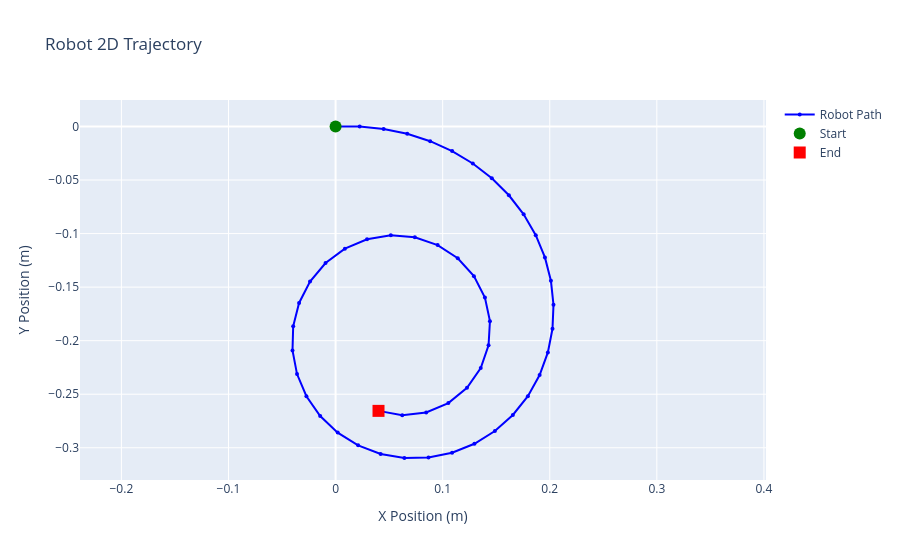
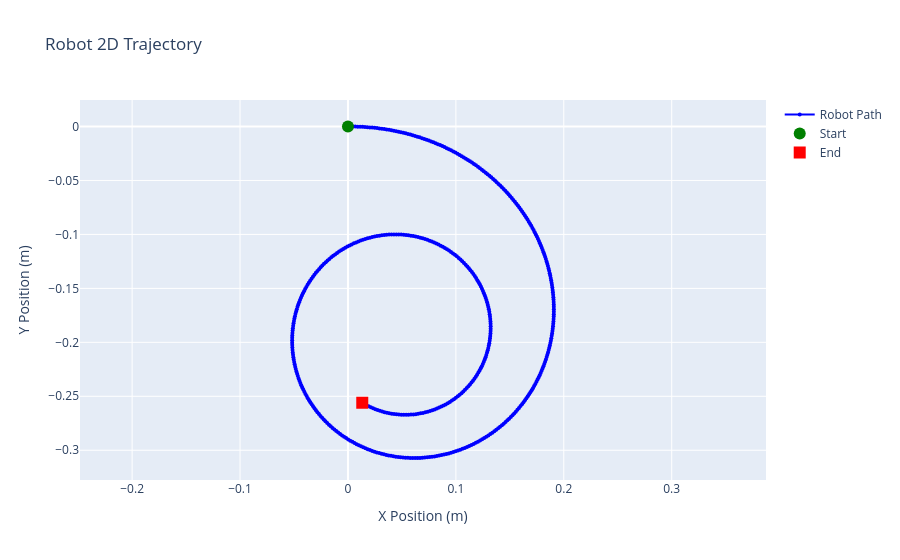
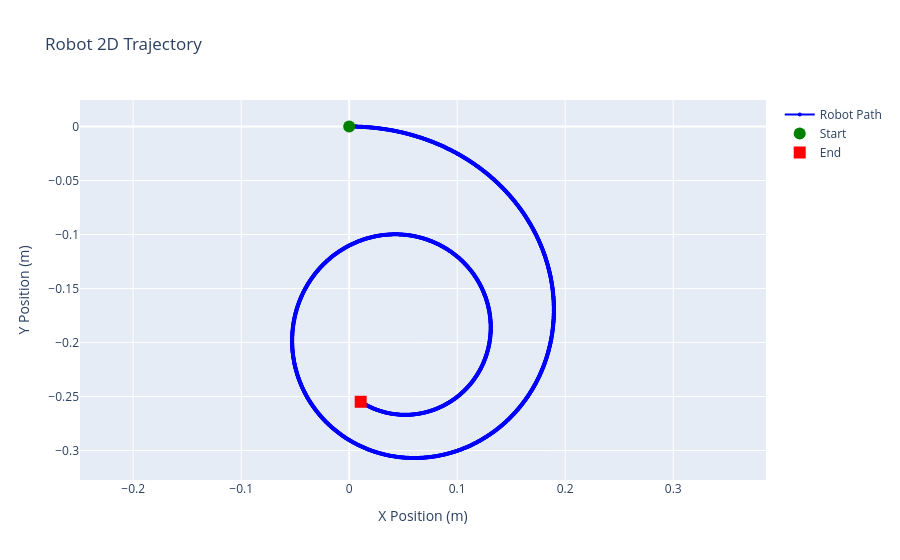

The notebook cell these images were saved under, in order:
### Code cell
for dt in dts:
    exp_04_random_plant = DifferentialDriveRobot(r, L, initial_state)

    state_history = [initial_state]
    for i in range(int(T/dt)):
        omega_l = 10 + (i*dt)
        omega_r = 5 - i * dt
        # print(omega_l)
        # print(omega_r)

        new_state = exp_04_random_plant.simulation_step(omega_l, omega_r, dt)
        state_history.append(new_state)

    plot_trajectory(state_history)

### Figure 1 — Plotly figure (JSON) as saved in the notebook; plotly's stock layout.template omitted (floating-point values rounded to 4 significant figures)
{"data": [{"line": {"color": "blue", "width": 2}, "marker": {"size": 4}, "mode": "lines+markers", "name": "Robot Path", "type": "scatter", "x": [0, 0.0225, 0.04489, 0.06692, 0.08833, 0.1088, 0.1281, 0.1459, 0.1618, 0.1756, 0.1869, 0.1955, 0.2011, 0.2035, 0.2026, 0.1982, 0.1905, 0.1796, 0.1655, 0.1488, 0.1297, 0.1088, 0.08675, 0.06426, 0.04208, 0.02105, 0.001963, -0.01437, -0.02723, -0.036, -0.04021, -0.03959, -0.03408, -0.02386, -0.009368, 0.00869, 0.02939, 0.05159, 0.07401, 0.09531, 0.1141, 0.1292, 0.1395, 0.1441, 0.1428, 0.1356, 0.1227, 0.1053, 0.08459, 0.06224, 0.0401], "y": [0, 0, -0.002246, -0.006804, -0.01371, -0.02297, -0.03454, -0.04833, -0.06422, -0.08201, -0.1015, -0.1223, -0.1441, -0.1664, -0.1889, -0.211, -0.2321, -0.2518, -0.2694, -0.2844, -0.2963, -0.3047, -0.3092, -0.3096, -0.3057, -0.2978, -0.2858, -0.2704, -0.2519, -0.2312, -0.2091, -0.1866, -0.1648, -0.1447, -0.1275, -0.1141, -0.1053, -0.1016, -0.1034, -0.1107, -0.123, -0.1397, -0.1598, -0.1818, -0.2042, -0.2255, -0.244, -0.2582, -0.267, -0.2696, -0.2655]}, {"marker": {"color": "green", "size": 12, "symbol": "circle"}, "mode": "markers", "name": "Start", "type": "scatter", "x": [0], "y": [0]}, {"marker": {"color": "red", "size": 12, "symbol": "square"}, "mode": "markers", "name": "End", "type": "scatter", "x": [0.0401], "y": [-0.2655]}], "layout": {"hovermode": "closest", "showlegend": true, "title": {"text": "Robot 2D Trajectory"}, "xaxis": {"title": {"text": "X Position (m)"}}, "yaxis": {"scaleanchor": "x", "scaleratio": 1, "title": {"text": "Y Position (m)"}}}}

### Figure 2 — Plotly figure (JSON) as saved in the notebook; plotly's stock layout.template omitted (floating-point values rounded to 4 significant figures; data arrays with more than 128 entries replaced by an {"elided": "..."} marker saying what was removed)
{"data": [{"line": {"color": "blue", "width": 2}, "marker": {"size": 4}, "mode": "lines+markers", "name": "Robot Path", "type": "scatter", "x": {"elided": "501 float values"}, "y": {"elided": "501 float values"}}, {"marker": {"color": "green", "size": 12, "symbol": "circle"}, "mode": "markers", "name": "Start", "type": "scatter", "x": [0], "y": [0]}, {"marker": {"color": "red", "size": 12, "symbol": "square"}, "mode": "markers", "name": "End", "type": "scatter", "x": [0.01325], "y": [-0.256]}], "layout": {"hovermode": "closest", "showlegend": true, "title": {"text": "Robot 2D Trajectory"}, "xaxis": {"title": {"text": "X Position (m)"}}, "yaxis": {"scaleanchor": "x", "scaleratio": 1, "title": {"text": "Y Position (m)"}}}}

### Figure 3 — Plotly figure (JSON) as saved in the notebook; plotly's stock layout.template omitted (floating-point values rounded to 4 significant figures; data arrays with more than 128 entries replaced by an {"elided": "..."} marker saying what was removed)
{"data": [{"line": {"color": "blue", "width": 2}, "marker": {"size": 4}, "mode": "lines+markers", "name": "Robot Path", "type": "scatter", "x": {"elided": "2000 float values"}, "y": {"elided": "2000 float values"}}, {"marker": {"color": "green", "size": 12, "symbol": "circle"}, "mode": "markers", "name": "Start", "type": "scatter", "x": [0], "y": [0]}, {"marker": {"color": "red", "size": 12, "symbol": "square"}, "mode": "markers", "name": "End", "type": "scatter", "x": [0.01066], "y": [-0.2549]}], "layout": {"hovermode": "closest", "showlegend": true, "title": {"text": "Robot 2D Trajectory"}, "xaxis": {"title": {"text": "X Position (m)"}}, "yaxis": {"scaleanchor": "x", "scaleratio": 1, "title": {"text": "Y Position (m)"}}}}
